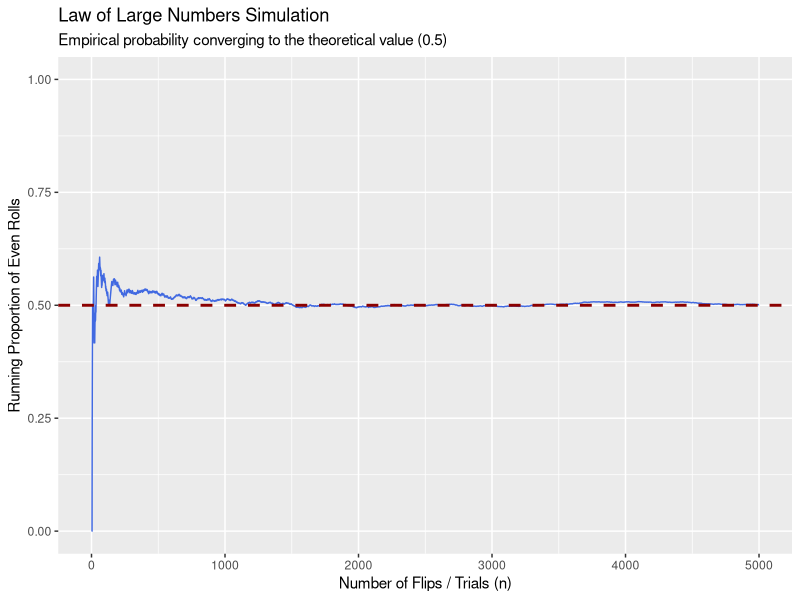
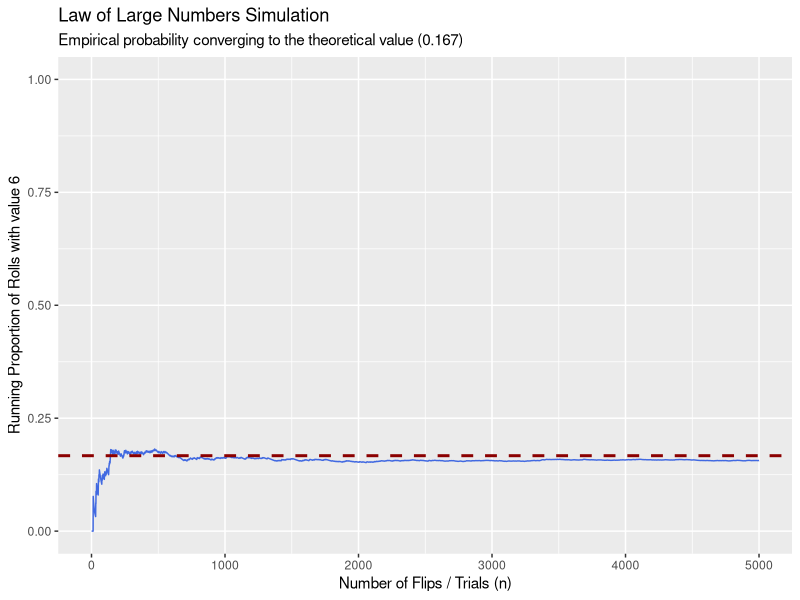
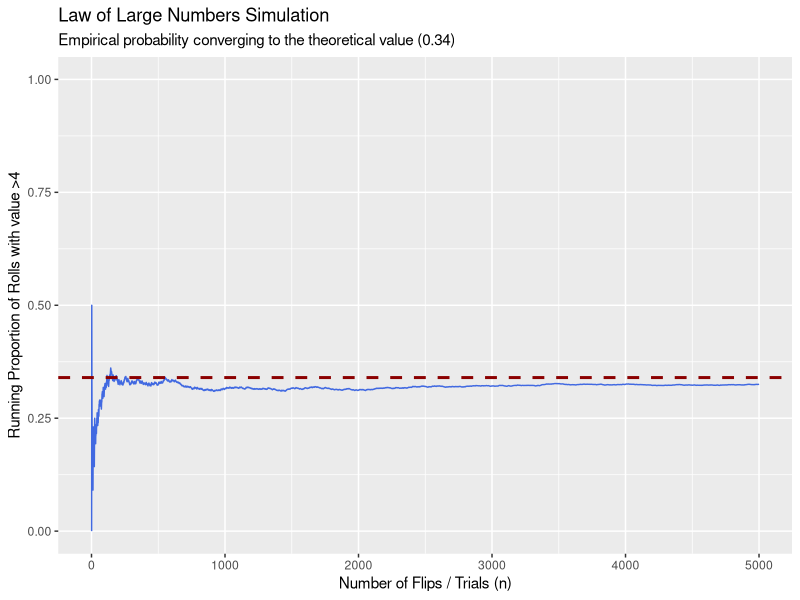
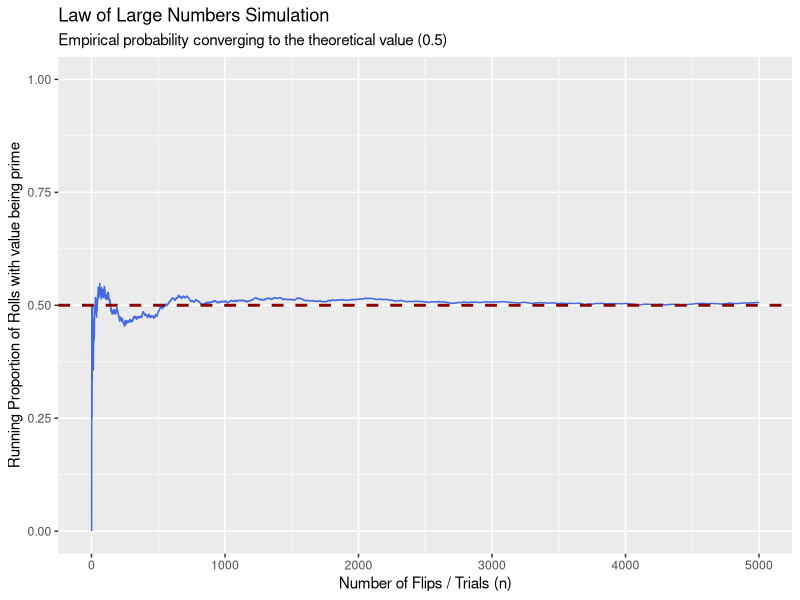

These figures' R source, in order:
# Lecture 02 (7/8/26)

library(ggplot2)
set.seed(42)

die<-1:6
n<-5000
rolls<-sample(die,n, replace=TRUE)

# we have to show that the running proportion (empirical probability) approaches
# the theoretical probability

running_prop_even<-cumsum(rolls%%2==0)/seq_len(n)

df <- data.frame(
  trial = seq_len(n),
  empirical = running_prop_even
)

ggplot(data = df, aes(x = trial, y = empirical)) +
  
  geom_line(color = "royalblue", linewidth = 0.5) +
  
  # adding theoretical prob
  geom_hline(yintercept = 0.5, linetype = "dashed", color = "darkred", linewidth = 1) +
  
  
  ylim(0, 1) +
  
  
  labs(
    title = "Law of Large Numbers Simulation",
    subtitle = "Empirical probability converging to the theoretical value (0.5)",
    x = "Number of Flips / Trials (n)",
    y = "Running Proportion of Even Rolls"
  ) 
  


# Try the same for P(rolling 6), P(rolling>4), and P(rolling a prime number)

running_prop_6<-cumsum(rolls==6)/seq_len(n)
running_prop_grt4<-cumsum(rolls==5|rolls==6)/seq_len(n)
running_prop_prime<-cumsum(rolls==2|rolls==3|rolls==5)/seq_len(n)

df1 <- data.frame(
  trial1 = seq_len(n),
  empirical1 = running_prop_6
)

df2 <- data.frame(
  trial2 = seq_len(n),
  empirical2 = running_prop_grt4
)

df3 <- data.frame(
  trial3 = seq_len(n),
  empirical3 = running_prop_prime
)

ggplot(data = df1, aes(x = trial1, y = empirical1)) +
  
  geom_line(color = "royalblue", linewidth = 0.5) +
  
  # adding theoretical prob
  geom_hline(yintercept = 0.167, linetype = "dashed", color = "darkred", linewidth = 1) +
  
  
  ylim(0, 1) +
  
  
  labs(
    title = "Law of Large Numbers Simulation",
    subtitle = "Empirical probability converging to the theoretical value (0.167)",
    x = "Number of Flips / Trials (n)",
    y = "Running Proportion of Rolls with value 6"
  ) 

ggplot(data = df2, aes(x = trial2, y = empirical2)) +
  
  geom_line(color = "royalblue", linewidth = 0.5) +
  
  # adding theoretical prob
  geom_hline(yintercept = 0.34, linetype = "dashed", color = "darkred", linewidth = 1) +
  
  
  ylim(0, 1) +
  
  
  labs(
    title = "Law of Large Numbers Simulation",
    subtitle = "Empirical probability converging to the theoretical value (0.34)",
    x = "Number of Flips / Trials (n)",
    y = "Running Proportion of Rolls with value >4"
  ) 

ggplot(data = df3, aes(x = trial3, y = empirical3)) +
  
  geom_line(color = "royalblue", linewidth = 0.5) +
  
  # adding theoretical prob
  geom_hline(yintercept = 0.5, linetype = "dashed", color = "darkred", linewidth = 1) +
  
  
  ylim(0, 1) +
  
  
  labs(
    title = "Law of Large Numbers Simulation",
    subtitle = "Empirical probability converging to the theoretical value (0.5)",
    x = "Number of Flips / Trials (n)",
    y = "Running Proportion of Rolls with value being prime"
  ) 

# A question on basic probability

n_empl<-200
tablet<-90
laptop<-120
both<-50

# find probability that randomly selected emplyee owns neither

p_tablet<-tablet/n_empl
p_laptop<-laptop/n_empl
p_both<-both/n_empl

p_and<-p_tablet+p_laptop-p_both

p_neither<-1-p_and
print(p_neither)




  


  
  
  
  
  
  
  
  
  
